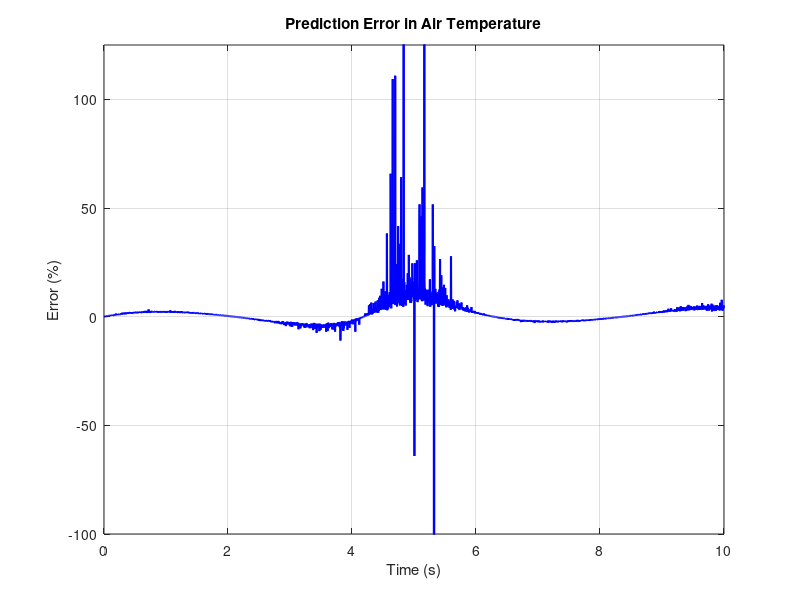

This chart was generated by the following MATLAB code:
% MATLAB Code to Plot Prediction Error in Air Temperature

% Time axis (synthetic data for demonstration)
time = 0:1:3000;

% Generate sample data for measured and predicted temperatures
measured_temp = 14 + 10 * sin((time/300)) + 2 * randn(size(time));
predicted_temp = measured_temp + 0.5 * sin((time/200));

% Calculate error (percentage error)
error_percent = ((predicted_temp - measured_temp) ./ measured_temp) * 100;

% Plotting
figure;
plot(time/300, error_percent, 'b-', 'LineWidth', 1.5);

% Labels and Title
xlabel('Time (s)');
ylabel('Error (%)');
title('Prediction Error in Air Temperature');

grid on;
axis([0 10 -100 125]);
